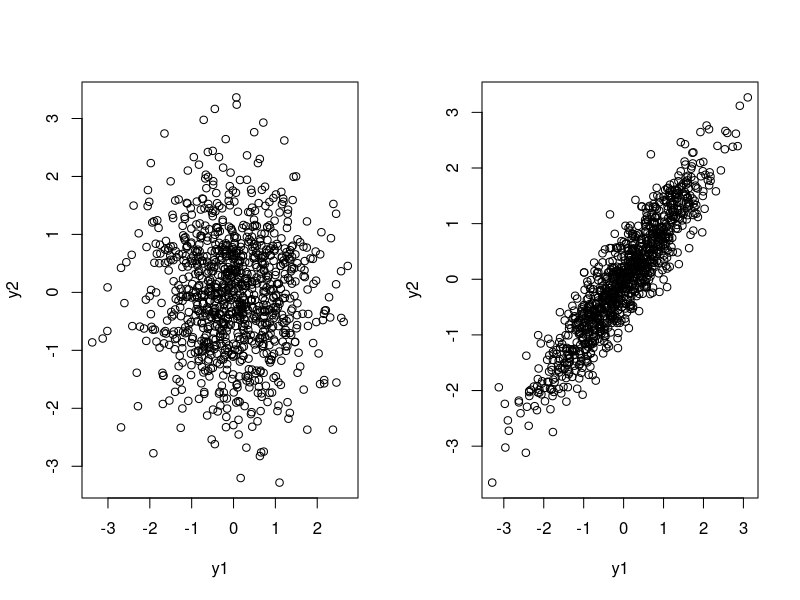

Generate this figure with R:
library(ipred)


### Name: varset
### Title: Simulation Model
### Aliases: varset
### Keywords: misc

### ** Examples


theta90 <- varset(N = 1000, sigma = 0.1, theta = 90, threshold = 0)
theta0 <- varset(N = 1000, sigma = 0.1, theta = 0, threshold = 0)
par(mfrow = c(1, 2))
plot(theta0$intermediate)
plot(theta90$intermediate)
